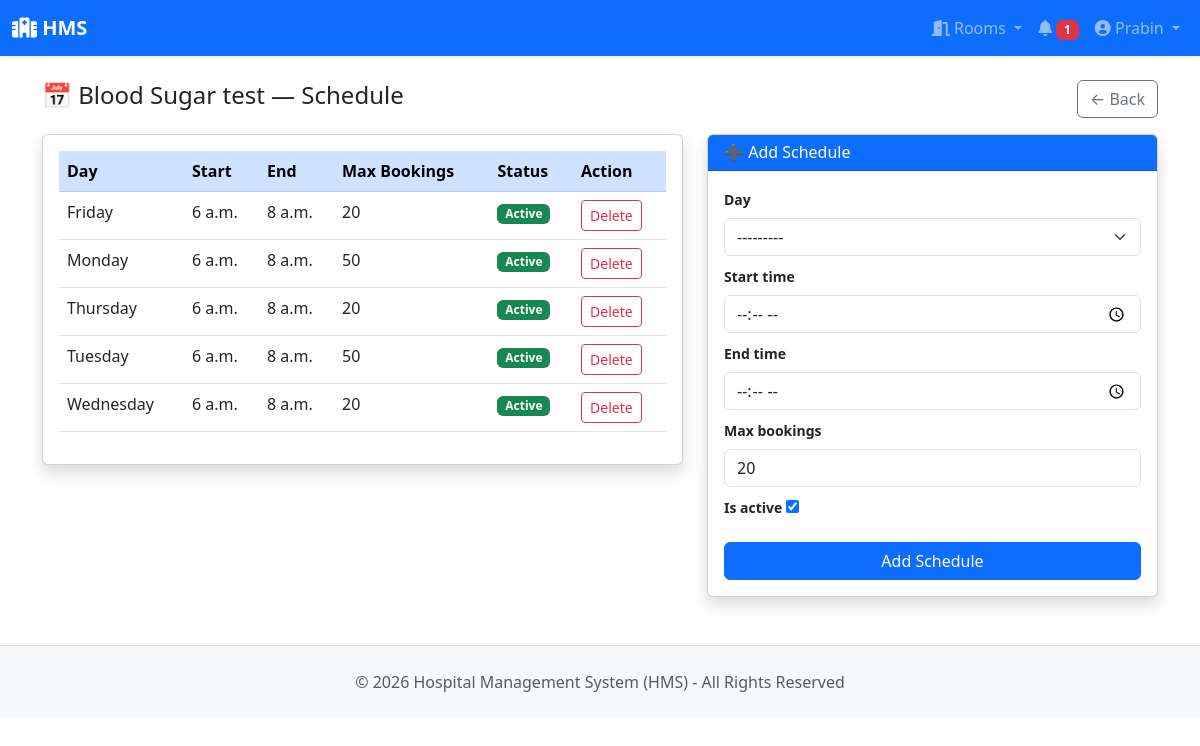
Screenshot of /lab/templates/1/schedule/ (signed in) with the database file from the repository.
### users/models.py (models this page shows, shortened)
class User(AbstractBaseUser, PermissionsMixin):
    ROLE_CHOICES = [
        ('PATIENT', 'Patient'),
        ('DOCTOR', 'Doctor'),
        ('RECEPTIONIST', 'Receptionist'),
        ('LAB_TECHNICIAN', 'Lab Technician'),
        ('ADMIN', 'Super Admin'),
    ]
    email = models.EmailField(unique=True)
    username = models.CharField(max_length=50)
    role = models.CharField(max_length=20, choices=ROLE_CHOICES, default='PATIENT')
    is_active = models.BooleanField(default=False)  # False until email activated
    is_staff = models.BooleanField(default=False)
    date_joined = models.DateTimeField(auto_now_add=True)
    activation_token = models.CharField(max_length=200, blank=True, null=True)
    objects = UserManager()
    USERNAME_FIELD = 'email'
    REQUIRED_FIELDS = ['username']

### lab/models.py (models this page shows, shortened)
class TestTemplate(models.Model):
    name = models.CharField(max_length=200, unique=True)
    description = models.TextField(blank=True)
    preparation = models.TextField(
        blank=True,
        help_text="Instructions before test e.g. Fast for 8 hours"
    )
    price = models.DecimalField(max_digits=8, decimal_places=2)
    duration_minutes = models.IntegerField(
        default=30,
        help_text="How long the test takes"
    )
    is_available = models.BooleanField(default=True)
    created_at = models.DateTimeField(auto_now_add=True)
    class Meta:
        ordering = ['name']

class TestSchedule(models.Model):
    DAY_CHOICES = [
        ('MON', 'Monday'),
        ('TUE', 'Tuesday'),
        ('WED', 'Wednesday'),
        ('THU', 'Thursday'),
        ('FRI', 'Friday'),
        ('SAT', 'Saturday'),
        ('SUN', 'Sunday'),
    ]
    template = models.ForeignKey(
        TestTemplate,
        on_delete=models.CASCADE,
        related_name='schedules'
    )
    day = models.CharField(max_length=3, choices=DAY_CHOICES)
    start_time = models.TimeField()
    end_time = models.TimeField()
    max_bookings = models.IntegerField(
        default=20,
        help_text="Max patients per day for this test"
    )
    is_active = models.BooleanField(default=True)
    class Meta:
        unique_together = ['template', 'day']
        ordering = ['day']

### lab/views.py (the view, shortened to what this page needs)
# urls.py: path('templates/<int:pk>/schedule/', views.template_schedule, name='template_schedule'),
@login_required
def template_schedule(request, pk):
    if request.user.role != 'ADMIN':
        messages.error(request, 'Access denied.')
        return redirect('users:dashboard')
    template = get_object_or_404(TestTemplate, pk=pk)
    schedules = template.schedules.all()
    form = TestScheduleForm(request.POST or None)
    return render(request, 'lab/template_schedule.html', {
        'template': template,
        'schedules': schedules,
        'form': form
    })

### lab/forms.py
class TestScheduleForm(forms.ModelForm):
    class Meta:
        model = TestSchedule
        fields = ['day', 'start_time', 'end_time', 'max_bookings', 'is_active']
        widgets = {
            'day': forms.Select(attrs={'class': 'form-control form-select'}),
            'start_time': forms.TimeInput(attrs={'class': 'form-control', 'type': 'time'}),
            'end_time': forms.TimeInput(attrs={'class': 'form-control', 'type': 'time'}),
            'max_bookings': forms.NumberInput(attrs={'class': 'form-control'}),
        }

### notifications/context_processors.py (called while the page is built)
def unread_notifications(request):
    if request.user.is_authenticated:
        count = Notification.objects.filter(recipient=request.user, is_read=False).count()
        return {'unread_notification_count': count}
    return {'unread_notification_count': 0}

### templates/lab/template_schedule.html (shortened to what this page needs)
{% extends 'base.html' %}
{% block content %}
<div class="d-flex justify-content-between align-items-center mb-3">
    <h4>📅 {{ template.name }} — Schedule</h4>
    <a href="{% url 'lab:template_list' %}" class="btn btn-outline-secondary">← Back</a>
</div>
<div class="row">
    <div class="col-md-7">
        <div class="card shadow">
            <div class="card-body">
                <table class="table table-hover">
                    <thead class="table-primary">
                        <tr><th>Day</th><th>Start</th><th>End</th><th>Max Bookings</th><th>Status</th><th>Action</th></tr>
                    </thead>
                    <tbody>
                        {% for schedule in schedules %}
                        <tr>
                            <td>{{ schedule.get_day_display }}</td>
                            <td>{{ schedule.start_time }}</td>
                            <td>{{ schedule.end_time }}</td>
                            <td>{{ schedule.max_bookings }}</td>
                            <td>{% if schedule.is_active %}<span class="badge bg-success">Active</span>{% else %}<span class="badge bg-danger">Inactive</span>{% endif %}</td>
                            <td>
                                <form method="POST" action="{% url 'lab:schedule_delete' schedule.pk %}" style="display:inline;">
                                    <button type="submit" class="btn btn-sm btn-outline-danger"
                                        onclick="return confirm('Delete this schedule?')">Delete</button>
                                </form>
                            </td>
                        </tr>
                        {% empty %}
                        <tr><td colspan="6" class="text-center text-muted">No schedule yet.</td></tr>
                        {% endfor %}
                    </tbody>
                </table>
            </div>
        </div>
    </div>
    <div class="col-md-5">
        <div class="card shadow">
            <div class="card-header bg-primary text-white"><h6 class="mb-0">➕ Add Schedule</h6></div>
            <div class="card-body">
                <form method="POST">{% csrf_token %}
                    {% for field in form %}
                    <div class="mb-2">
                        <label class="form-label small fw-bold">{{ field.label }}</label>
                        {{ field }}
                    </div>
                    {% endfor %}
                    <button type="submit" class="btn btn-primary w-100 mt-2">Add Schedule</button>
                </form>
            </div>
        </div>
    </div>
</div>
{% endblock %}

### templates/base.html (shortened to what this page needs)
<!DOCTYPE html>
<html lang="en">
<head>
    <link href="https://cdn.jsdelivr.net/npm/bootstrap@5.3.0/dist/css/bootstrap.min.css" rel="stylesheet">
    <link href="https://cdnjs.cloudflare.com/ajax/libs/font-awesome/6.0.0/css/all.min.css" rel="stylesheet">
</head>
<body>
{% if user.is_authenticated %}
<nav class="navbar navbar-expand-lg navbar-dark bg-primary sticky-top shadow-sm">
    <div class="container-fluid">
        <a class="navbar-brand fw-bold" href="{% url 'users:dashboard' %}">
            <i class="fas fa-hospital"></i> HMS
        </a>
        <div class="collapse navbar-collapse" id="navbarNav">
            <div class="navbar-nav ms-auto">
                {% if user.role == 'PATIENT' or user.role == 'DOCTOR' or user.role == 'RECEPTIONIST' or user.role == 'ADMIN' %}
                <div class="nav-item dropdown">
                    <a class="nav-link dropdown-toggle" href="#" id="roomsDropdown" role="button" data-bs-toggle="dropdown">
                        <i class="fas fa-door-open"></i> Rooms
                    </a>
                </div>
                {% endif %}
                <a class="nav-link" href="{% url 'notifications:notification_list' %}" title="Notifications">
                    <i class="fas fa-bell"></i>
                    {% if unread_notification_count > 0 %}
                        <span class="badge bg-danger">{{ unread_notification_count }}</span>
                    {% endif %}
                </a>
                <div class="nav-item dropdown">
                    <a class="nav-link dropdown-toggle" href="#" id="userDropdown" role="button" data-bs-toggle="dropdown">
                        <i class="fas fa-user-circle"></i> {{ user.first_name|default:user.username }}
                    </a>
                </div>
            </div>
        </div>
    </div>
</nav>
{% endif %}
<div class="{% if user.is_authenticated %}container{% else %}container-fluid{% endif %} mt-4">
    {% block content %}{% endblock %}
</div>
<footer class="bg-light text-muted py-4 mt-5 border-top">
    <div class="container text-center">
        <p class="mb-0">&copy; 2026 Hospital Management System (HMS) - All Rights Reserved</p>
    </div>
</footer>
<link href="https://cdnjs.cloudflare.com/ajax/libs/font-awesome/6.0.0/css/all.min.css" rel="stylesheet">
</body>
</html>

### rows the page displays
User: first_name "Prabin"
TestTemplate: name "Blood Sugar test"
TestSchedule: day "Friday", start_time "6 a.m.", end_time "8 a.m.", max_bookings "20", is_active "Active"
TestSchedule: day "Monday", start_time "6 a.m.", end_time "8 a.m.", max_bookings "50", is_active "Active"
TestSchedule: day "Thursday", start_time "6 a.m.", end_time "8 a.m.", max_bookings "20", is_active "Active"
TestSchedule: day "Tuesday", start_time "6 a.m.", end_time "8 a.m.", max_bookings "50", is_active "Active"
TestSchedule: day "Wednesday", start_time "6 a.m.", end_time "8 a.m.", max_bookings "20", is_active "Active"

### other values shown
{{ unread_notification_count }} "1"
{{ field.label }} "Day" "Start time" "End time" "Max bookings" "Is active"
